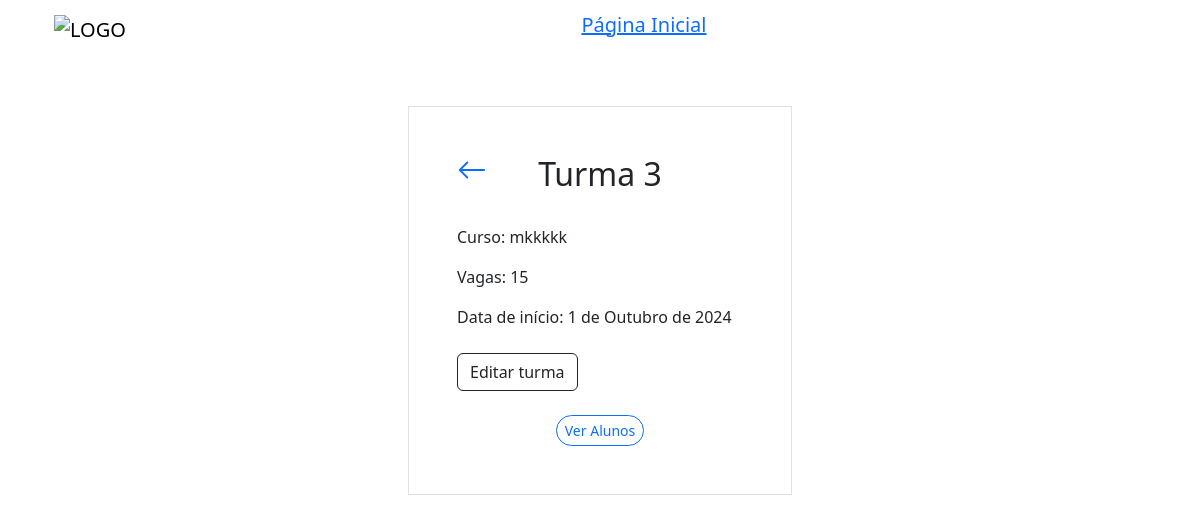
The page /turmas/details/4/ on the database as committed earlier.
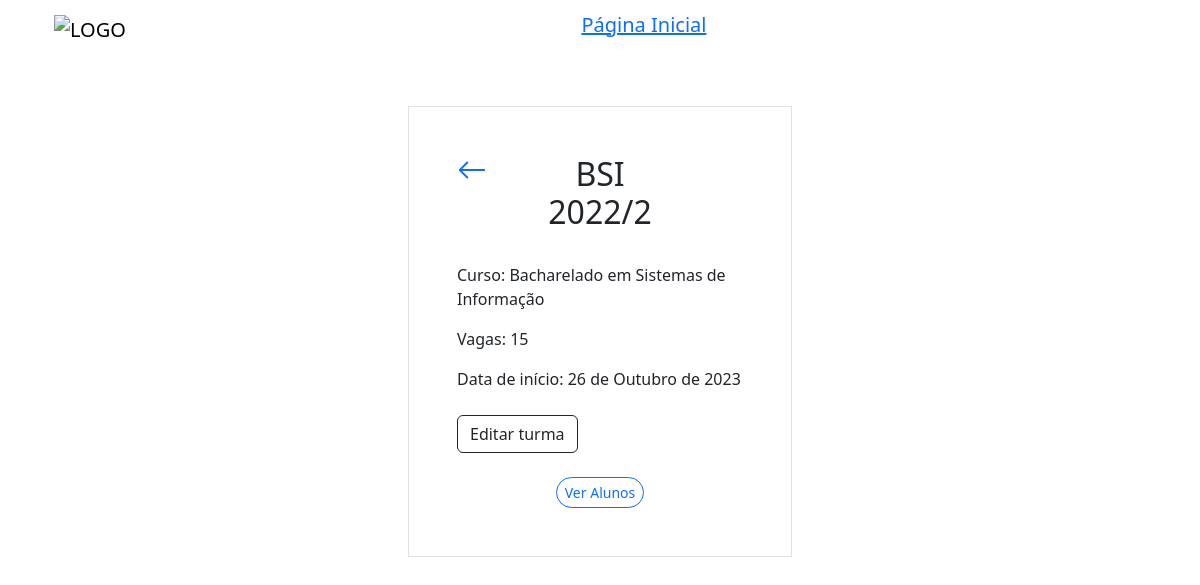
The same page on the database as committed later.
### turmas/models.py (models this page shows, shortened)
class Turma(models.Model):
    nome = models.CharField(max_length=255)
    vagas = models.IntegerField(null=True)
    curso = models.CharField(max_length=255)
    data_de_inicio = models.DateField(null=True)
    data_de_criacao = models.DateField(default=timezone.now)

### turmas/views.py (the view)
# urls.py: path('turmas/details/<int:id>/', views.details, name='details'),
def details(request, id):
    myturma = Turma.objects.get(id=id)
    aluno_turma = Aluno.objects.filter(curso=myturma)
    template = loader.get_template('details.html')
    context = {'myturma': myturma, 'aluno_turma' : aluno_turma}
    return render(request, "details.html", context)

### turmas/templates/details.html (shortened to what this page needs)
{% extends "master.html" %}
{% block content %}
    {% include "header.html" %}
    <div class="row">
        <div class="col"></div>
        <div class="col">
            <div class="container p-5 my-5 border">
                <div class="row mb-4">
                    <div class="col">
                        <a href="/turmas">
                            <svg xmlns="http://www.w3.org/2000/svg" width="30" height="30" fill="currentColor" class="bi bi-arrow-left" viewBox="0 0 16 16">
                                <path fill-rule="evenodd" d="M15 8a.5.5 0 0 0-.5-.5H2.707l3.147-3.146a.5.5 0 1 0-.708-.708l-4 4a.5.5 0 0 0 0 .708l4 4a.5.5 0 0 0 .708-.708L2.707 8.5H14.5A.5.5 0 0 0 15 8"/>
                            </svg>
                        </a>
                    </div>
                    <div class="col-6">
                        <h2 class="text-center">{{ myturma.nome }}</h2>
                    </div>
                    <div class="col"></div>
                  </div>
                <p>Curso: {{ myturma.curso }}</p>
                <p>Vagas: {{ myturma.vagas }}</p>
                <p>Data de início: {{ myturma.data_de_inicio }}</p>
                <div class="container px-0 mt-4">
                    <a href="{% url 'editar_turma' myturma.id %}">
                        <button type="button" class="btn btn-outline-dark">
                            Editar turma
                        </button>
                    </a>
                </div>
                <div class="text-center mt-4">
                    <button class="btn btn-outline-primary btn-sm rounded-pill" type="button" data-bs-toggle="collapse" data-bs-target="#demo" aria-expanded="false" aria-controls="demo">
                        Ver Alunos
                    </button>
                </div>
            </div>
        </div>
        <div class="col"></div>
    </div>
{% endblock %}

### templates/master.html (shortened to what this page needs)
{% load static %}
<!DOCTYPE html>
<html lang="pt-BR">
<html>
    <link rel="stylesheet" href="{% static 'maincss.css' %}">
    <head>
    {% load bootstrap5 %}
    {% bootstrap_css %}
    </head>
    <body>
        {% block content %}
        {% endblock %}
    </body>
</html>

### templates/header.html (shortened to what this page needs)
<header class="container">
    <nav class="navbar navbar-expand-sm navbar-light">
        <div class="container">
            <a class="navbar-brand" href="#">
                <img class="img-fluid" src="https://i.ibb.co/VMQP0Bx/serra-horizontal-preto.png" alt="LOGO">
            </a>
        <h5><a href="/">Página Inicial</a></h5>
    </nav>
</header>

Rows that differ between the two databases and show on the page:
changed Turma: nome "Turma 3" → "BSI 2022/2"; curso "mkkkkk" → "Bacharelado em Sistemas de Informação"; data_de_inicio "1 de Outubro de 2024" → "26 de Outubro de 2023"
